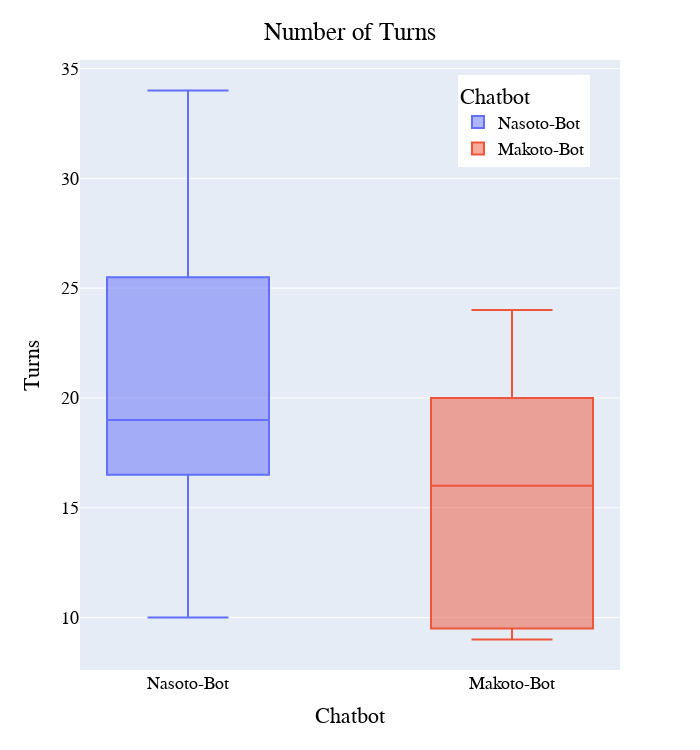

Notebook code cell kept with this figure:
### Markdown cell above
## BoxPlot Number of Turns

### Code cell
fig = px.box(df_cd , "Chatbot", "NumberOfTurns", "Chatbot")
fig.update_traces(quartilemethod="exclusive", width=0.5) # or "inclusive", or "linear" by default
fig.update_layout(
    width=700,
    height=750,
    title={
        'text': "Number of Turns",
        'y':0.97,
        'x':0.5,
        'xanchor': 'center',
        'yanchor': 'top'},
    yaxis_title="Turns",
    legend=dict(x=0.7, y=0.975),
    font=dict(
        family="Arial",
        size=18,
        color="#000000"
    ),
)
fig.show()

### Figure 1 — Plotly figure (JSON) as saved in the notebook; plotly's stock layout.template omitted (floating-point values rounded to 4 significant figures)
{"data": [{"alignmentgroup": "True", "hovertemplate": "Chatbot=%{x}<br>NumberOfTurns=%{y}<extra></extra>", "legendgroup": "Nasoto-Bot", "marker": {"color": "#636efa"}, "name": "Nasoto-Bot", "notched": false, "offsetgroup": "Nasoto-Bot", "orientation": "v", "quartilemethod": "exclusive", "showlegend": true, "type": "box", "width": 0.5, "x": ["Nasoto-Bot", "Nasoto-Bot", "Nasoto-Bot", "Nasoto-Bot", "Nasoto-Bot", "Nasoto-Bot", "Nasoto-Bot", "Nasoto-Bot", "Nasoto-Bot", "Nasoto-Bot", "Nasoto-Bot", "Nasoto-Bot", "Nasoto-Bot"], "x0": " ", "xaxis": "x", "y": [10, 19, 19, 34, 23, 20, 19, 27, 14, 24, 14, 19, 30], "y0": " ", "yaxis": "y"}, {"alignmentgroup": "True", "hovertemplate": "Chatbot=%{x}<br>NumberOfTurns=%{y}<extra></extra>", "legendgroup": "Makoto-Bot", "marker": {"color": "#EF553B"}, "name": "Makoto-Bot", "notched": false, "offsetgroup": "Makoto-Bot", "orientation": "v", "quartilemethod": "exclusive", "showlegend": true, "type": "box", "width": 0.5, "x": ["Makoto-Bot", "Makoto-Bot", "Makoto-Bot", "Makoto-Bot", "Makoto-Bot", "Makoto-Bot", "Makoto-Bot", "Makoto-Bot", "Makoto-Bot", "Makoto-Bot", "Makoto-Bot", "Makoto-Bot", "Makoto-Bot"], "x0": " ", "xaxis": "x", "y": [16, 16, 19, 9, 21, 24, 17, 10, 21, 16, 9, 9, 16], "y0": " ", "yaxis": "y"}], "layout": {"boxmode": "group", "font": {"color": "#000000", "family": "Arial", "size": 18}, "height": 750, "legend": {"title": {"text": "Chatbot"}, "tracegroupgap": 0, "x": 0.7, "y": 0.975}, "margin": {"t": 60}, "title": {"text": "Number of Turns", "x": 0.5, "xanchor": "center", "y": 0.97, "yanchor": "top"}, "width": 700, "xaxis": {"anchor": "y", "categoryarray": ["Nasoto-Bot", "Makoto-Bot"], "categoryorder": "array", "domain": [0, 1], "title": {"text": "Chatbot"}}, "yaxis": {"anchor": "x", "domain": [0, 1], "title": {"text": "Turns"}}}}
